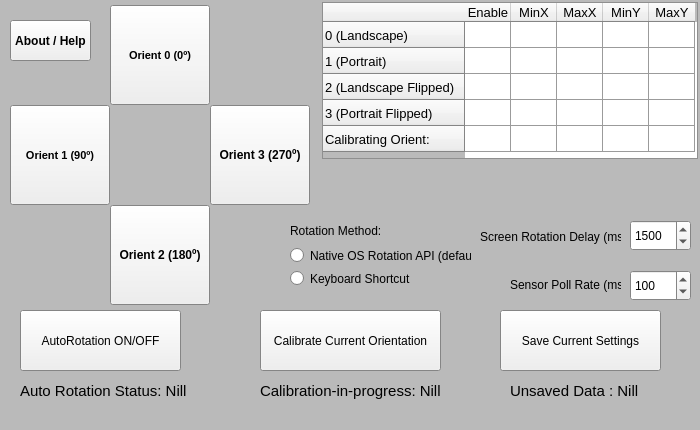
<?xml version="1.0" encoding="UTF-8"?>
<ui version="4.0">
 <class>MainWindow</class>
 <widget class="QMainWindow" name="MainWindow">
  <property name="geometry">
   <rect>
    <x>0</x>
    <y>0</y>
    <width>700</width>
    <height>430</height>
   </rect>
  </property>
  <property name="sizePolicy">
   <sizepolicy hsizetype="Fixed" vsizetype="Fixed">
    <horstretch>0</horstretch>
    <verstretch>0</verstretch>
   </sizepolicy>
  </property>
  <property name="minimumSize">
   <size>
    <width>700</width>
    <height>430</height>
   </size>
  </property>
  <property name="maximumSize">
   <size>
    <width>700</width>
    <height>430</height>
   </size>
  </property>
  <property name="palette">
   <palette>
    <active>
     <colorrole role="Base">
      <brush brushstyle="SolidPattern">
       <color alpha="255">
        <red>255</red>
        <green>255</green>
        <blue>255</blue>
       </color>
      </brush>
     </colorrole>
     <colorrole role="Window">
      <brush brushstyle="SolidPattern">
       <color alpha="255">
        <red>186</red>
        <green>186</green>
        <blue>186</blue>
       </color>
      </brush>
     </colorrole>
    </active>
    <inactive>
     <colorrole role="Base">
      <brush brushstyle="SolidPattern">
       <color alpha="255">
        <red>255</red>
        <green>255</green>
        <blue>255</blue>
       </color>
      </brush>
     </colorrole>
     <colorrole role="Window">
      <brush brushstyle="SolidPattern">
       <color alpha="255">
        <red>186</red>
        <green>186</green>
        <blue>186</blue>
       </color>
      </brush>
     </colorrole>
    </inactive>
    <disabled>
     <colorrole role="Base">
      <brush brushstyle="SolidPattern">
       <color alpha="255">
        <red>186</red>
        <green>186</green>
        <blue>186</blue>
       </color>
      </brush>
     </colorrole>
     <colorrole role="Window">
      <brush brushstyle="SolidPattern">
       <color alpha="255">
        <red>186</red>
        <green>186</green>
        <blue>186</blue>
       </color>
      </brush>
     </colorrole>
    </disabled>
   </palette>
  </property>
  <property name="windowTitle">
   <string>AutoRotateScreen using APS v0.41</string>
  </property>
  <property name="windowIcon">
   <iconset resource="resource.qrc">
    <normaloff>:/resource/icon/Actions-transform-rotate.ico</normaloff>:/resource/icon/Actions-transform-rotate.ico</iconset>
  </property>
  <property name="iconSize">
   <size>
    <width>16</width>
    <height>16</height>
   </size>
  </property>
  <widget class="QWidget" name="centralWidget">
   <widget class="QPushButton" name="Orient0">
    <property name="geometry">
     <rect>
      <x>110</x>
      <y>5</y>
      <width>100</width>
      <height>100</height>
     </rect>
    </property>
    <property name="font">
     <font>
      <pointsize>8</pointsize>
      <weight>75</weight>
      <bold>true</bold>
     </font>
    </property>
    <property name="toolTip">
     <string/>
    </property>
    <property name="statusTip">
     <string extracomment="Rotate Screen to Landscape mode"/>
    </property>
    <property name="text">
     <string>Orient 0 (0º)</string>
    </property>
   </widget>
   <widget class="QLabel" name="ScreenRotationDelay">
    <property name="geometry">
     <rect>
      <x>480</x>
      <y>226</y>
      <width>141</width>
      <height>21</height>
     </rect>
    </property>
    <property name="sizePolicy">
     <sizepolicy hsizetype="Fixed" vsizetype="Fixed">
      <horstretch>0</horstretch>
      <verstretch>0</verstretch>
     </sizepolicy>
    </property>
    <property name="toolTip">
     <string/>
    </property>
    <property name="text">
     <string>Screen Rotation Delay (ms):</string>
    </property>
   </widget>
   <widget class="QLabel" name="SensorPollRate">
    <property name="geometry">
     <rect>
      <x>510</x>
      <y>277</y>
      <width>111</width>
      <height>16</height>
     </rect>
    </property>
    <property name="sizePolicy">
     <sizepolicy hsizetype="Fixed" vsizetype="Fixed">
      <horstretch>0</horstretch>
      <verstretch>0</verstretch>
     </sizepolicy>
    </property>
    <property name="text">
     <string>Sensor Poll Rate (ms):</string>
    </property>
   </widget>
   <widget class="QPushButton" name="Orient1">
    <property name="geometry">
     <rect>
      <x>10</x>
      <y>105</y>
      <width>100</width>
      <height>100</height>
     </rect>
    </property>
    <property name="font">
     <font>
      <pointsize>8</pointsize>
      <weight>75</weight>
      <bold>true</bold>
     </font>
    </property>
    <property name="text">
     <string>Orient 1 (90º)</string>
    </property>
   </widget>
   <widget class="QPushButton" name="Orient3">
    <property name="geometry">
     <rect>
      <x>210</x>
      <y>105</y>
      <width>100</width>
      <height>100</height>
     </rect>
    </property>
    <property name="font">
     <font>
      <weight>75</weight>
      <bold>true</bold>
     </font>
    </property>
    <property name="text">
     <string>Orient 3 (270º)</string>
    </property>
   </widget>
   <widget class="QSpinBox" name="ScreenRotationDelaySetting">
    <property name="geometry">
     <rect>
      <x>630</x>
      <y>220</y>
      <width>61</width>
      <height>31</height>
     </rect>
    </property>
    <property name="font">
     <font>
      <pointsize>9</pointsize>
     </font>
    </property>
    <property name="toolTip">
     <string/>
    </property>
    <property name="minimum">
     <number>40</number>
    </property>
    <property name="maximum">
     <number>90000000</number>
    </property>
    <property name="singleStep">
     <number>100</number>
    </property>
    <property name="value">
     <number>1500</number>
    </property>
   </widget>
   <widget class="QPushButton" name="Orient2">
    <property name="geometry">
     <rect>
      <x>110</x>
      <y>205</y>
      <width>100</width>
      <height>100</height>
     </rect>
    </property>
    <property name="font">
     <font>
      <weight>75</weight>
      <bold>true</bold>
     </font>
    </property>
    <property name="text">
     <string>Orient 2 (180º)</string>
    </property>
   </widget>
   <widget class="QPushButton" name="HelpButton">
    <property name="geometry">
     <rect>
      <x>10</x>
      <y>20</y>
      <width>81</width>
      <height>41</height>
     </rect>
    </property>
    <property name="font">
     <font>
      <weight>75</weight>
      <bold>true</bold>
     </font>
    </property>
    <property name="text">
     <string>About / Help</string>
    </property>
   </widget>
   <widget class="QTableWidget" name="DataTable">
    <property name="geometry">
     <rect>
      <x>322</x>
      <y>2</y>
      <width>376</width>
      <height>157</height>
     </rect>
    </property>
    <property name="sizePolicy">
     <sizepolicy hsizetype="Fixed" vsizetype="Fixed">
      <horstretch>0</horstretch>
      <verstretch>0</verstretch>
     </sizepolicy>
    </property>
    <property name="font">
     <font>
      <pointsize>10</pointsize>
     </font>
    </property>
    <property name="verticalScrollBarPolicy">
     <enum>Qt::ScrollBarAlwaysOff</enum>
    </property>
    <property name="horizontalScrollBarPolicy">
     <enum>Qt::ScrollBarAlwaysOff</enum>
    </property>
    <property name="editTriggers">
     <set>QAbstractItemView::NoEditTriggers</set>
    </property>
    <property name="tabKeyNavigation">
     <bool>false</bool>
    </property>
    <property name="showDropIndicator" stdset="0">
     <bool>false</bool>
    </property>
    <property name="dragDropOverwriteMode">
     <bool>false</bool>
    </property>
    <property name="wordWrap">
     <bool>false</bool>
    </property>
    <property name="cornerButtonEnabled">
     <bool>false</bool>
    </property>
    <property name="rowCount">
     <number>5</number>
    </property>
    <property name="columnCount">
     <number>5</number>
    </property>
    <attribute name="horizontalHeaderVisible">
     <bool>true</bool>
    </attribute>
    <attribute name="horizontalHeaderDefaultSectionSize">
     <number>46</number>
    </attribute>
    <attribute name="horizontalHeaderHighlightSections">
     <bool>false</bool>
    </attribute>
    <attribute name="horizontalHeaderMinimumSectionSize">
     <number>46</number>
    </attribute>
    <attribute name="verticalHeaderVisible">
     <bool>true</bool>
    </attribute>
    <attribute name="verticalHeaderDefaultSectionSize">
     <number>26</number>
    </attribute>
    <attribute name="verticalHeaderMinimumSectionSize">
     <number>26</number>
    </attribute>
    <row>
     <property name="text">
      <string>0 (Landscape)</string>
     </property>
    </row>
    <row>
     <property name="text">
      <string>1 (Portrait)</string>
     </property>
    </row>
    <row>
     <property name="text">
      <string>2 (Landscape Flipped)</string>
     </property>
    </row>
    <row>
     <property name="text">
      <string>3 (Portrait Flipped)</string>
     </property>
    </row>
    <row>
     <property name="text">
      <string>Calibrating Orient:</string>
     </property>
    </row>
    <column>
     <property name="text">
      <string>Enable</string>
     </property>
    </column>
    <column>
     <property name="text">
      <string>MinX</string>
     </property>
    </column>
    <column>
     <property name="text">
      <string>MaxX</string>
     </property>
    </column>
    <column>
     <property name="text">
      <string>MinY</string>
     </property>
    </column>
    <column>
     <property name="text">
      <string>MaxY</string>
     </property>
    </column>
    <item row="0" column="0">
     <property name="text">
      <string/>
     </property>
     <property name="checkState">
      <enum>Unchecked</enum>
     </property>
     <property name="flags">
      <set>ItemIsSelectable|ItemIsDragEnabled|ItemIsEnabled</set>
     </property>
    </item>
    <item row="0" column="1">
     <property name="text">
      <string/>
     </property>
    </item>
    <item row="0" column="2">
     <property name="text">
      <string/>
     </property>
    </item>
    <item row="0" column="3">
     <property name="text">
      <string/>
     </property>
    </item>
    <item row="0" column="4">
     <property name="text">
      <string/>
     </property>
    </item>
    <item row="1" column="0">
     <property name="text">
      <string/>
     </property>
     <property name="checkState">
      <enum>Unchecked</enum>
     </property>
     <property name="flags">
      <set>ItemIsSelectable|ItemIsDragEnabled|ItemIsEnabled</set>
     </property>
    </item>
    <item row="1" column="1">
     <property name="text">
      <string/>
     </property>
    </item>
    <item row="1" column="2">
     <property name="text">
      <string/>
     </property>
    </item>
    <item row="1" column="3">
     <property name="text">
      <string/>
     </property>
    </item>
    <item row="1" column="4">
     <property name="text">
      <string/>
     </property>
    </item>
    <item row="2" column="0">
     <property name="text">
      <string/>
     </property>
     <property name="checkState">
      <enum>Unchecked</enum>
     </property>
     <property name="flags">
      <set>ItemIsSelectable|ItemIsDragEnabled|ItemIsEnabled</set>
     </property>
    </item>
    <item row="2" column="1">
     <property name="text">
      <string/>
     </property>
    </item>
    <item row="2" column="2">
     <property name="text">
      <string/>
     </property>
    </item>
    <item row="2" column="3">
     <property name="text">
      <string/>
     </property>
    </item>
    <item row="2" column="4">
     <property name="text">
      <string/>
     </property>
    </item>
    <item row="3" column="0">
     <property name="text">
      <string/>
     </property>
     <property name="checkState">
      <enum>Unchecked</enum>
     </property>
     <property name="flags">
      <set>ItemIsSelectable|ItemIsDragEnabled|ItemIsEnabled</set>
     </property>
    </item>
    <item row="3" column="1">
     <property name="text">
      <string/>
     </property>
    </item>
    <item row="3" column="2">
     <property name="text">
      <string/>
     </property>
    </item>
    <item row="3" column="3">
     <property name="text">
      <string/>
     </property>
    </item>
    <item row="3" column="4">
     <property name="text">
      <string/>
     </property>
    </item>
    <item row="4" column="0">
     <property name="text">
      <string/>
     </property>
     <property name="flags">
      <set>ItemIsSelectable|ItemIsDragEnabled|ItemIsEnabled</set>
     </property>
    </item>
    <item row="4" column="1">
     <property name="text">
      <string/>
     </property>
    </item>
    <item row="4" column="2">
     <property name="text">
      <string/>
     </property>
    </item>
    <item row="4" column="3">
     <property name="text">
      <string/>
     </property>
    </item>
    <item row="4" column="4">
     <property name="text">
      <string/>
     </property>
    </item>
   </widget>
   <widget class="QPushButton" name="AutoRotationButton">
    <property name="geometry">
     <rect>
      <x>20</x>
      <y>310</y>
      <width>161</width>
      <height>61</height>
     </rect>
    </property>
    <property name="palette">
     <palette>
      <active>
       <colorrole role="Base">
        <brush brushstyle="SolidPattern">
         <color alpha="255">
          <red>238</red>
          <green>238</green>
          <blue>238</blue>
         </color>
        </brush>
       </colorrole>
      </active>
      <inactive>
       <colorrole role="Base">
        <brush brushstyle="SolidPattern">
         <color alpha="255">
          <red>238</red>
          <green>238</green>
          <blue>238</blue>
         </color>
        </brush>
       </colorrole>
      </inactive>
      <disabled>
       <colorrole role="Base">
        <brush brushstyle="SolidPattern">
         <color alpha="255">
          <red>240</red>
          <green>240</green>
          <blue>240</blue>
         </color>
        </brush>
       </colorrole>
      </disabled>
     </palette>
    </property>
    <property name="font">
     <font>
      <pointsize>9</pointsize>
      <weight>50</weight>
      <bold>false</bold>
     </font>
    </property>
    <property name="text">
     <string>AutoRotation ON/OFF</string>
    </property>
   </widget>
   <widget class="QPushButton" name="SaveSettingsButton">
    <property name="geometry">
     <rect>
      <x>500</x>
      <y>310</y>
      <width>161</width>
      <height>61</height>
     </rect>
    </property>
    <property name="font">
     <font>
      <pointsize>9</pointsize>
      <weight>50</weight>
      <bold>false</bold>
     </font>
    </property>
    <property name="text">
     <string>Save Current Settings</string>
    </property>
   </widget>
   <widget class="QLabel" name="DataSaveStatus">
    <property name="geometry">
     <rect>
      <x>510</x>
      <y>380</y>
      <width>131</width>
      <height>21</height>
     </rect>
    </property>
    <property name="font">
     <font>
      <pointsize>11</pointsize>
      <weight>50</weight>
      <bold>false</bold>
     </font>
    </property>
    <property name="text">
     <string>Unsaved Data : Nill</string>
    </property>
   </widget>
   <widget class="QLabel" name="AutoRotationStatus">
    <property name="geometry">
     <rect>
      <x>20</x>
      <y>380</y>
      <width>181</width>
      <height>21</height>
     </rect>
    </property>
    <property name="font">
     <font>
      <pointsize>11</pointsize>
      <weight>50</weight>
      <bold>false</bold>
     </font>
    </property>
    <property name="text">
     <string>Auto Rotation Status: Nill</string>
    </property>
   </widget>
   <widget class="QPushButton" name="CalibrationButton">
    <property name="geometry">
     <rect>
      <x>260</x>
      <y>310</y>
      <width>181</width>
      <height>61</height>
     </rect>
    </property>
    <property name="palette">
     <palette>
      <active>
       <colorrole role="Base">
        <brush brushstyle="SolidPattern">
         <color alpha="255">
          <red>238</red>
          <green>238</green>
          <blue>238</blue>
         </color>
        </brush>
       </colorrole>
      </active>
      <inactive>
       <colorrole role="Base">
        <brush brushstyle="SolidPattern">
         <color alpha="255">
          <red>238</red>
          <green>238</green>
          <blue>238</blue>
         </color>
        </brush>
       </colorrole>
      </inactive>
      <disabled>
       <colorrole role="Base">
        <brush brushstyle="SolidPattern">
         <color alpha="255">
          <red>240</red>
          <green>240</green>
          <blue>240</blue>
         </color>
        </brush>
       </colorrole>
      </disabled>
     </palette>
    </property>
    <property name="font">
     <font>
      <pointsize>9</pointsize>
      <weight>50</weight>
      <bold>false</bold>
     </font>
    </property>
    <property name="text">
     <string>Calibrate Current Orientation</string>
    </property>
   </widget>
   <widget class="QLabel" name="CalibrationStatus">
    <property name="geometry">
     <rect>
      <x>260</x>
      <y>380</y>
      <width>181</width>
      <height>21</height>
     </rect>
    </property>
    <property name="font">
     <font>
      <pointsize>11</pointsize>
      <weight>50</weight>
      <bold>false</bold>
     </font>
    </property>
    <property name="text">
     <string>Calibration-in-progress: Nill</string>
    </property>
   </widget>
   <widget class="QSpinBox" name="SensorPollRateSetting">
    <property name="geometry">
     <rect>
      <x>630</x>
      <y>270</y>
      <width>61</width>
      <height>31</height>
     </rect>
    </property>
    <property name="font">
     <font>
      <pointsize>9</pointsize>
     </font>
    </property>
    <property name="minimum">
     <number>20</number>
    </property>
    <property name="maximum">
     <number>90000000</number>
    </property>
    <property name="singleStep">
     <number>10</number>
    </property>
    <property name="value">
     <number>100</number>
    </property>
   </widget>
   <widget class="QRadioButton" name="RotationMethodOSRadio">
    <property name="geometry">
     <rect>
      <x>290</x>
      <y>240</y>
      <width>181</width>
      <height>31</height>
     </rect>
    </property>
    <property name="text">
     <string>Native OS Rotation API (default)</string>
    </property>
   </widget>
   <widget class="QRadioButton" name="RotationMethodKeyBShortRadio">
    <property name="geometry">
     <rect>
      <x>290</x>
      <y>270</y>
      <width>121</width>
      <height>17</height>
     </rect>
    </property>
    <property name="text">
     <string>Keyboard Shortcut</string>
    </property>
   </widget>
   <widget class="QLabel" name="RotationMethodLabel">
    <property name="geometry">
     <rect>
      <x>290</x>
      <y>220</y>
      <width>101</width>
      <height>21</height>
     </rect>
    </property>
    <property name="text">
     <string>Rotation Method:</string>
    </property>
   </widget>
  </widget>
  <widget class="QStatusBar" name="StatusBar">
   <property name="autoFillBackground">
    <bool>false</bool>
   </property>
   <property name="sizeGripEnabled">
    <bool>false</bool>
   </property>
  </widget>
 </widget>
 <layoutdefault spacing="6" margin="11"/>
 <resources>
  <include location="resource.qrc"/>
 </resources>
 <connections/>
 <slots>
  <slot>showHelp()</slot>
 </slots>
</ui>
